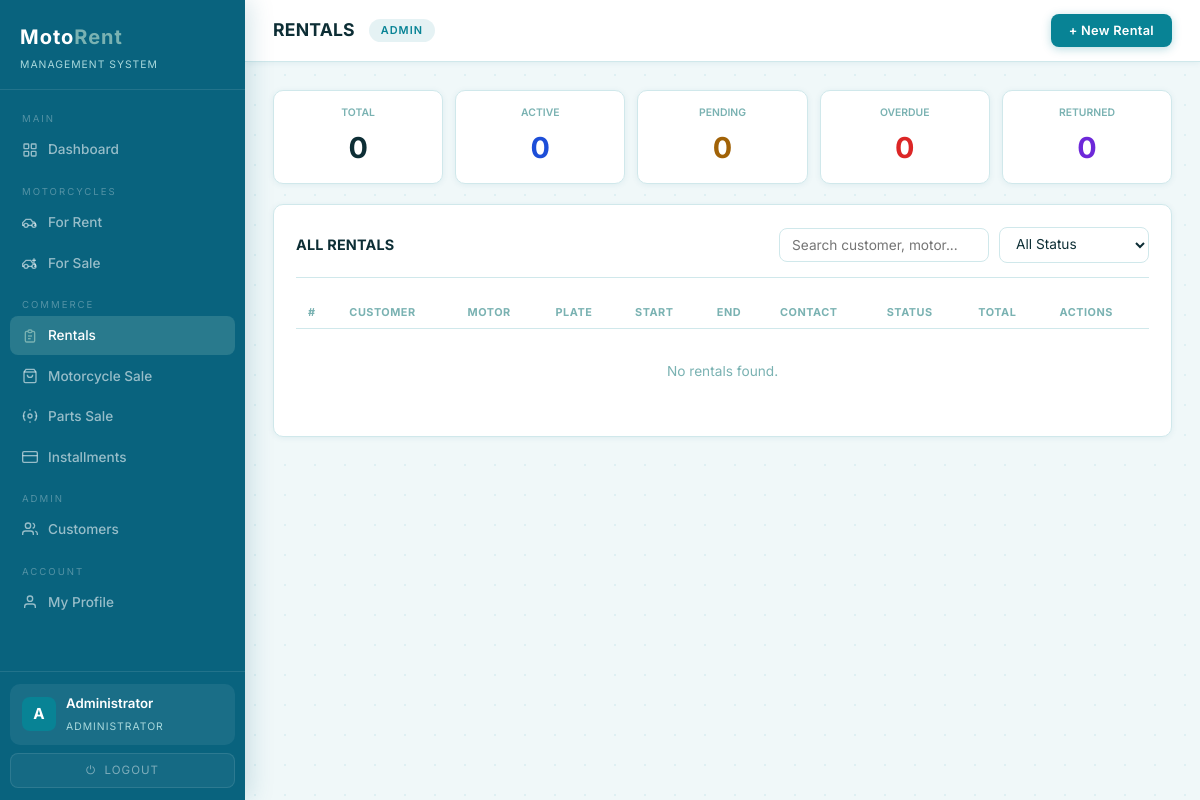
The page /rentals (signed in) on the database as committed earlier.
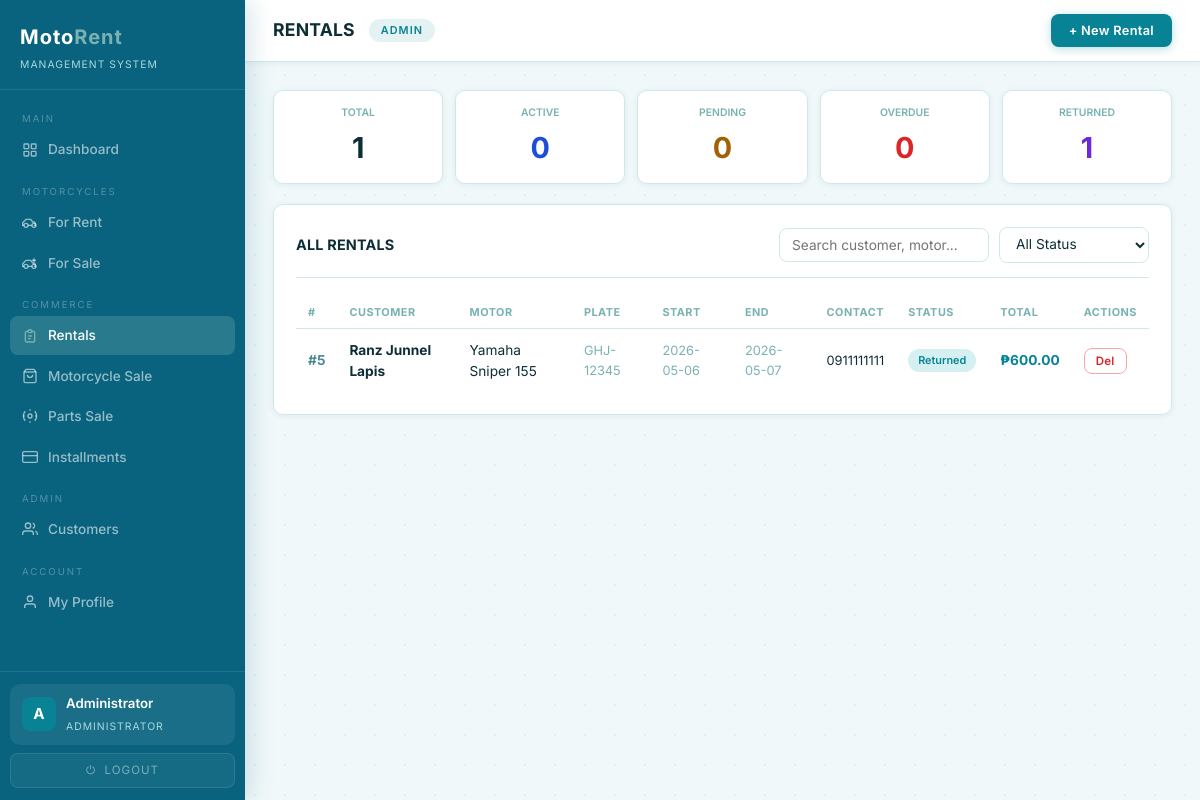
The same page on the database as committed later.
### tables this page shows
CREATE TABLE rentals (
            id          INTEGER PRIMARY KEY AUTOINCREMENT,
            customer_id INTEGER NOT NULL,
            motor_id    INTEGER NOT NULL,
            start_date  DATE    NOT NULL,
            end_date    DATE    NOT NULL,
            total_cost  REAL    NOT NULL,
            status      VARCHAR(20) DEFAULT 'Pending',
            notes       TEXT,
            created_at  TIMESTAMP DEFAULT CURRENT_TIMESTAMP, branch_id INTEGER REFERENCES branches(id),
            FOREIGN KEY (customer_id) REFERENCES customers(id),
            FOREIGN KEY (motor_id)    REFERENCES motors(id)
        );

CREATE TABLE rental_motors (
        id           INTEGER PRIMARY KEY AUTOINCREMENT,
        brand        VARCHAR(50) NOT NULL,
        model        VARCHAR(50) NOT NULL,
        year         INTEGER     NOT NULL,
        type         VARCHAR(30) NOT NULL,
        plate        VARCHAR(20) UNIQUE NOT NULL,
        rate_per_day REAL        NOT NULL,
        status       VARCHAR(30) DEFAULT 'Available',
        branch_id    INTEGER REFERENCES branches(id),
        notes        TEXT,
        created_at   TIMESTAMP DEFAULT CURRENT_TIMESTAMP);

CREATE TABLE customers (
            id           INTEGER PRIMARY KEY AUTOINCREMENT,
            firstname    VARCHAR(50)  NOT NULL,
            lastname     VARCHAR(50)  NOT NULL,
            email        VARCHAR(100) UNIQUE NOT NULL,
            phone        VARCHAR(20)  NOT NULL,
            birthdate    DATE         NOT NULL,
            address      TEXT         NOT NULL,
            license_no   VARCHAR(50)  UNIQUE NOT NULL,
            password     VARCHAR(255) NOT NULL,
            created_at   TIMESTAMP DEFAULT CURRENT_TIMESTAMP
        );

### app.py (the view)
@app.route('/rentals')
@admin_required
def rentals():
    branch_id     = get_branch_id()
    status_filter = request.args.get('status', '')
    all_rentals   = get_all_rentals(branch_id)
    if status_filter:
        all_rentals = [r for r in all_rentals if r['status'] == status_filter]
    return render_template('rentals.html',
        rentals=all_rentals,
        available_motors=get_rental_motors_by_status('Available', branch_id),
        customers=get_all_customers(),
        role=session.get('role'),
        status_filter=status_filter,
    )

### app.py (called while the page is built)
def is_logged_in(): return 'user_id' in session

def is_admin(): return session.get('role') in ('admin', 'superadmin')

def is_superadmin(): return session.get('role') == 'superadmin'

def admin_required(f):
    from functools import wraps
    @wraps(f)
    def decorated(*args, **kwargs):
        if not is_logged_in():
            flash('Please log in first.', 'error')
            return redirect(url_for('login'))
        if not is_admin():
            return redirect(url_for('portal'))
        return f(*args, **kwargs)
    return decorated

def get_branch_id():
    if is_superadmin():
        return None
    return session.get('branch_id')

### dbhelper.py (called while the page is built)
def connect():
    base_path = os.path.dirname(os.path.abspath(__file__))
    db_path   = os.path.join(base_path, "motorent.db")
    conn      = sqlite3.connect(db_path)
    conn.row_factory = sqlite3.Row
    return conn

def _fetchall(sql, params=()):
    conn = connect(); cur = conn.cursor()
    try:
        cur.execute(sql, params); return cur.fetchall()
    finally:
        conn.close()

def get_all_customers():          return _fetchall("SELECT * FROM customers ORDER BY lastname")

### templates/rentals.html (shortened to what this page needs)
{% extends "base.html" %}
{% block page_title %}RENTALS{% endblock %}
{% block topbar_actions %}
<button class="btn btn-primary" onclick="openRentalModal()">+ New Rental</button>
{% endblock %}
{% block content %}
<div class="summary-row">
  {% set total    = rentals | length %}
  {% set active   = rentals | selectattr('status', 'equalto', 'Rented')   | list | length %}
  {% set pending  = rentals | selectattr('status', 'equalto', 'Pending')  | list | length %}
  {% set overdue  = rentals | selectattr('status', 'equalto', 'Overdue')  | list | length %}
  {% set returned = rentals | selectattr('status', 'equalto', 'Returned') | list | length %}
  <div class="summary-card">
    <div class="summary-label">Total</div>
    <div class="summary-value">{{ total }}</div>
  </div>
  <div class="summary-card">
    <div class="summary-label">Active</div>
    <div class="summary-value" style="color:#1d4ed8;">{{ active }}</div>
  </div>
  <div class="summary-card">
    <div class="summary-label">Pending</div>
    <div class="summary-value" style="color:#a16207;">{{ pending }}</div>
  </div>
  <div class="summary-card">
    <div class="summary-label">Overdue</div>
    <div class="summary-value" style="color:#dc2626;">{{ overdue }}</div>
  </div>
  <div class="summary-card">
    <div class="summary-label">Returned</div>
    <div class="summary-value" style="color:#6d28d9;">{{ returned }}</div>
  </div>
</div>
<div class="panel">
  <div class="panel-header">
    <div class="panel-title">ALL RENTALS</div>
    <div style="display:flex;gap:10px;align-items:center;flex-wrap:wrap;">
      <input class="filter-input" id="rental-search"
             placeholder="Search customer, motor..."
             oninput="filterRentalRows()"
             style="width:210px;"/>
      <select class="filter-input" id="rental-status-filter" onchange="filterRentalRows()">
        <option value="">All Status</option>
      </select>
    </div>
  </div>
  <div class="table-wrap">
    <table>
      <thead>
        <tr>
          <th>#</th>
          <th>Customer</th>
          <th>Motor</th>
          <th>Plate</th>
          <th>Start</th>
          <th>End</th>
          <th>Contact</th>
          <th>Status</th>
          <th>Total</th>
          <th>Actions</th>
        </tr>
      </thead>
      <tbody>
        {% for r in rentals %}
        <tr data-customer="{{ r.customer }}" data-motor="{{ r.motor }}" data-status="{{ r.status }}">
          <td><strong style="color:var(--muted2);">#{{ r.id }}</strong></td>
          <td><strong>{{ r.customer }}</strong></td>
          <td>{{ r.motor }}</td>
          <td style="color:var(--muted);font-size:0.8rem;">{{ r.plate }}</td>
          <td style="color:var(--muted);font-size:0.8rem;">{{ r.start_date }}</td>
          <td style="color:var(--muted);font-size:0.8rem;">{{ r.end_date }}</td>
          <td style="font-size:0.8rem;">{{ r.phone or '—' }}</td>
          <td>
            <span class="status status-{{ r.status.lower() }}">{{ r.status }}</span>
          </td>
          <td style="color:var(--accent);font-weight:700;">
            &#8369;{{ '{:,.2f}'.format(r.total_cost) }}
          </td>
          <td style="white-space:nowrap;">
            {% if session.get('role') == 'admin' %}
              <button class="btn btn-danger btn-sm"
                      onclick="confirmDeleteRental({{ r.id }})">Del</button>
            {% else %}
              <span style="color:var(--muted);font-size:0.78rem;">{{ r.status }}</span>
            {% endif %}
          </td>
        </tr>
        {% else %}
        <tr>
          <td colspan="10" style="text-align:center;color:var(--muted);padding:32px;">
            No rentals found.
          </td>
        </tr>
        {% endfor %}
      </tbody>
    </table>
  </div>
</div>
{% endblock %}

Rows that differ between the two databases and show on the page:
added rentals: id "5", customer "Ranz Junnel Lapis", motor "Yamaha Sniper 155", plate "GHJ-12345", start_date "2026-05-06", end_date "2026-05-07", phone "0911111111", status "Returned", total_cost "600.00"
Other text that changed with them:
{{ total }}: "0" → "1"
{{ returned }}: "0" → "1"
text no longer shown: "No rentals found."
